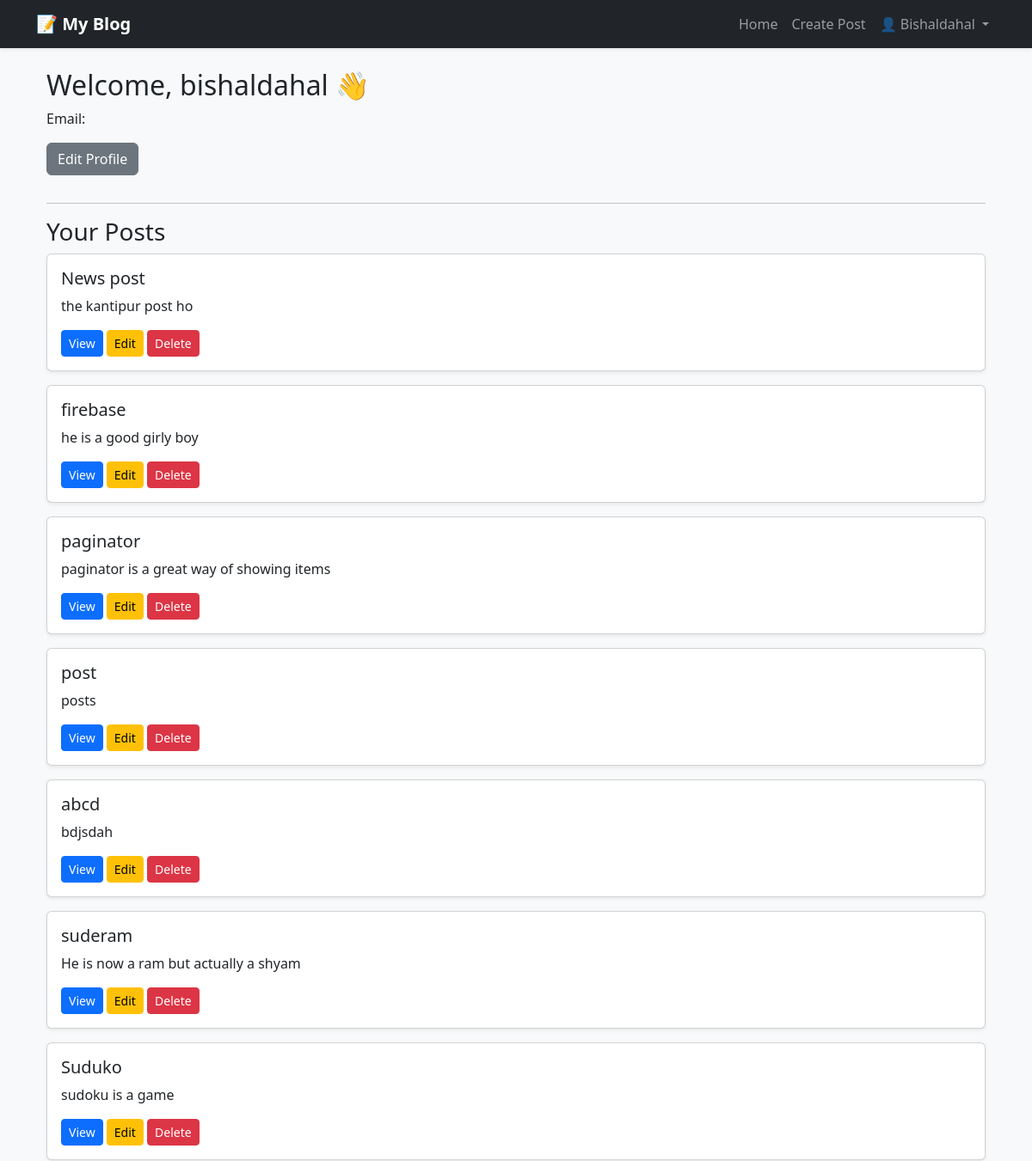
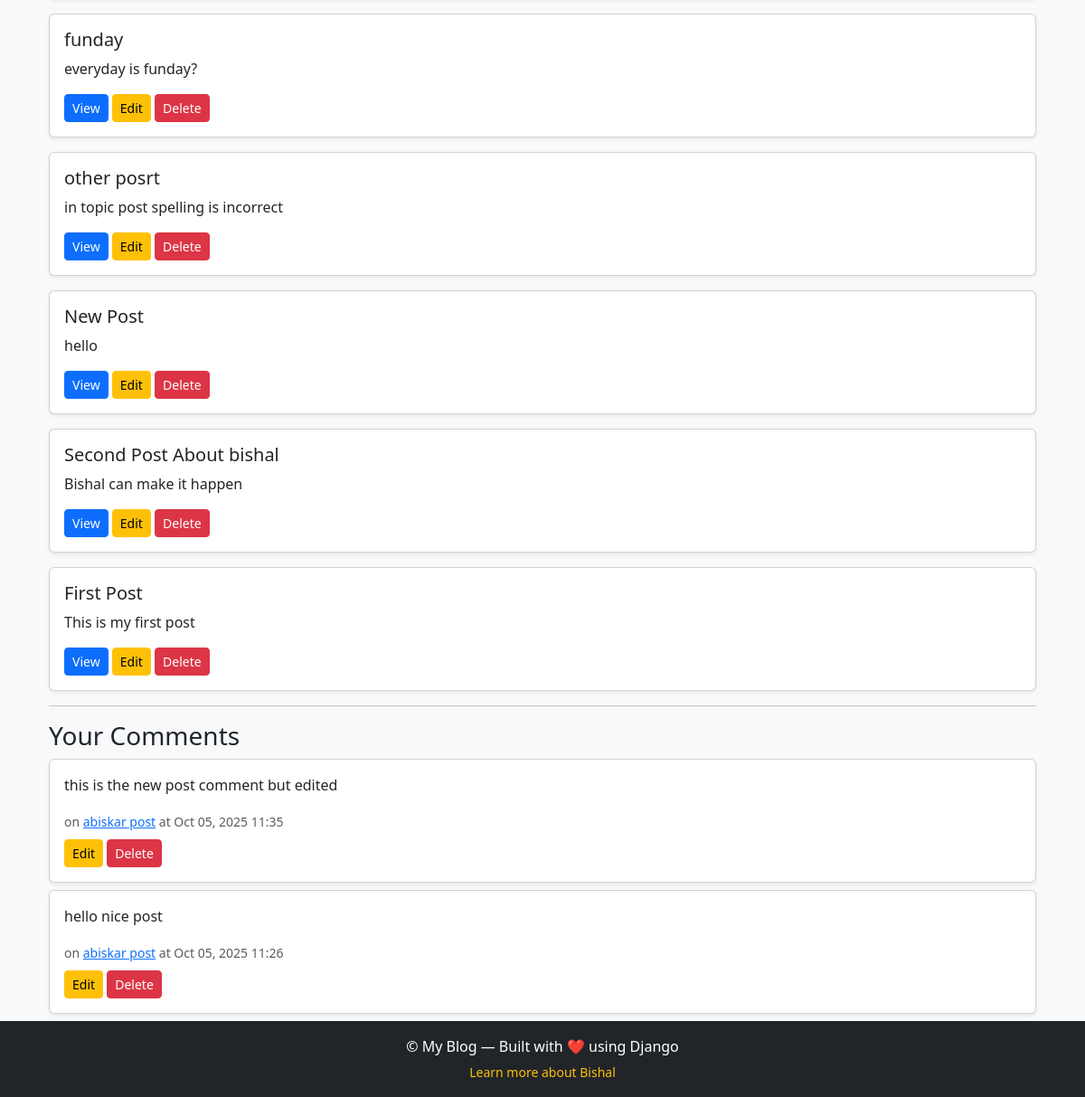
Page /dashboard/ (signed in) on the earlier database version (2 pictures, top to bottom).
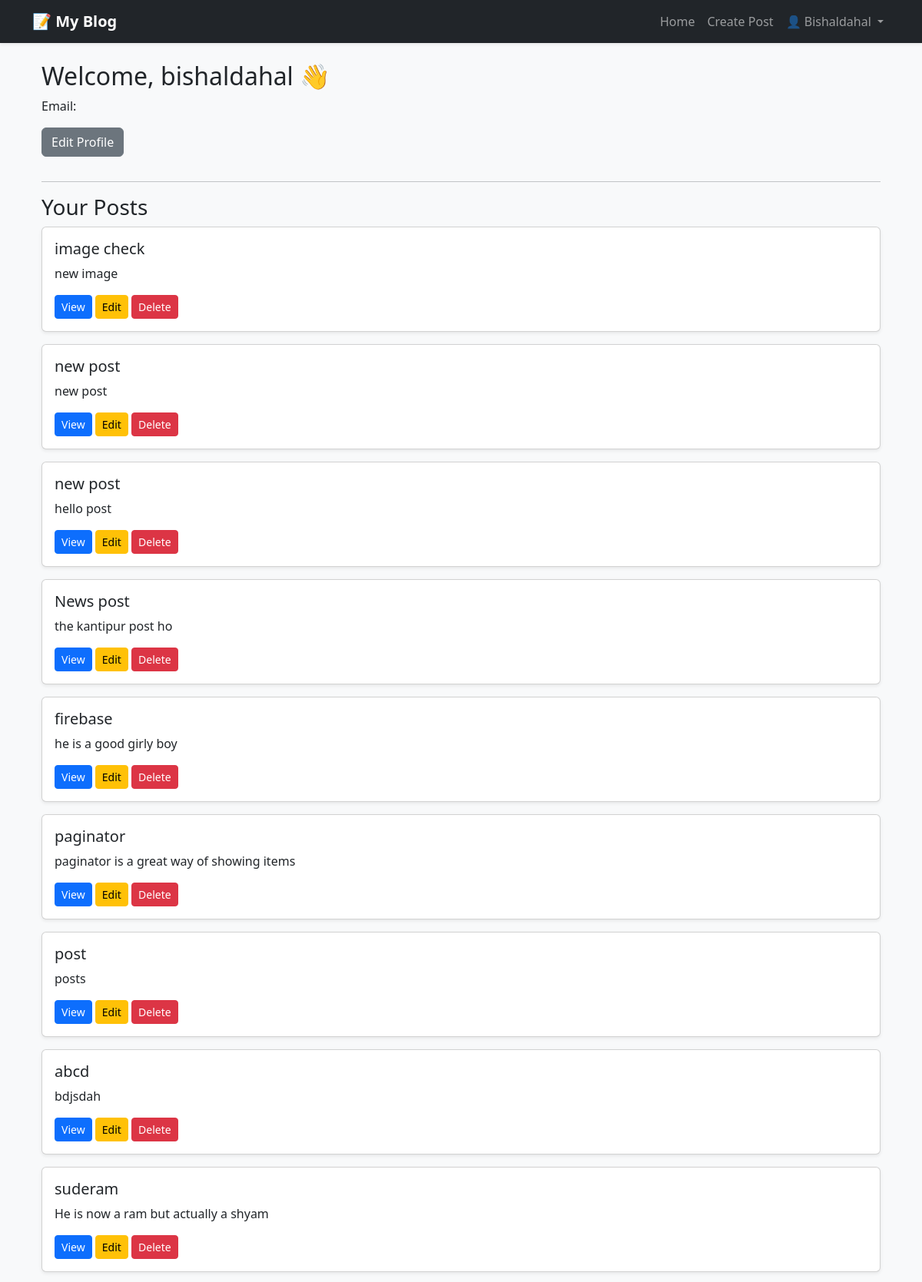
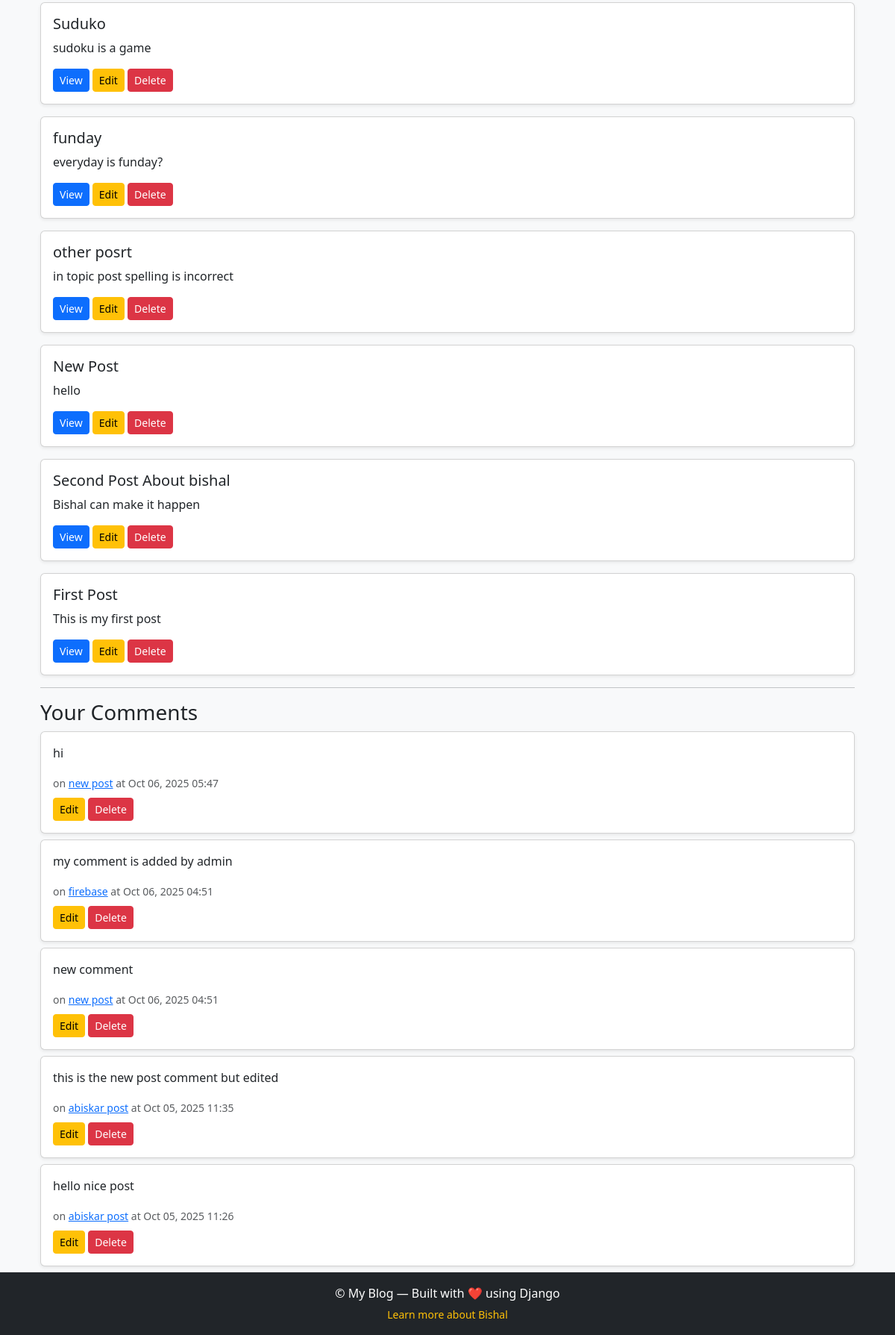
Same page on the later database version (2 pictures, top to bottom).
### blog/models.py (models this page shows, shortened)
class Post(models.Model):
    author = models.ForeignKey(User, on_delete=models.CASCADE)
    title = models.CharField(max_length=100)
    content = models.TextField()
    image = models.ImageField(upload_to='posts/', blank=True, null=True)
    created_at = models.DateTimeField(auto_now_add=True)
    author = models.ForeignKey(User, on_delete=models.CASCADE)

class Comment(models.Model):
    post = models.ForeignKey('POST', on_delete=models.CASCADE,related_name='comments')
    author = models.ForeignKey(User, on_delete=models.CASCADE)
    content = models.TextField()
    created_at = models.DateTimeField(auto_now_add=True)

### blog/views.py (the view)
# urls.py: path('dashboard/', views.dashboard, name='dashboard'),
@login_required
def dashboard(request):
    user_posts = Post.objects.filter(author=request.user).order_by('-created_at')
    user_comments = Comment.objects.filter(author=request.user).order_by('-created_at')
    context = {
        'user_posts': user_posts,
        'user_comments': user_comments,
    }
    return render(request, 'blog/dashboard.html', context)

### blog/templates/blog/dashboard.html (shortened to what this page needs)
{% extends "layout.html" %}
{% block content %}
<div class="container mt-4">
  <h2>Welcome, {{ user.username }} 👋</h2>
  <p>Email: {{ user.email }}</p>
  <a href="{% url 'profile_update' %}" class="btn btn-secondary mb-3">Edit Profile</a>
  <hr>
  <h3>Your Posts</h3>
  {% if user_posts %}
    {% for post in user_posts %}
      <div class="card mb-3 shadow-sm">
        <div class="card-body">
          <h5>{{ post.title }}</h5>
          <p>{{ post.content|truncatewords:20 }}</p>
          <a href="{% url 'post_detail' post.id %}" class="btn btn-primary btn-sm">View</a>
          <a href="{% url 'update_post' post.id %}" class="btn btn-warning btn-sm">Edit</a>
          <a href="{% url 'delete_post' post.id %}" class="btn btn-danger btn-sm">Delete</a>
        </div>
      </div>
    {% endfor %}
  {% else %}
    <p>You have not created any posts yet.</p>
  {% endif %}
  <hr>
  <h3>Your Comments</h3>
  {% if user_comments %}
    {% for comment in user_comments %}
      <div class="card mb-2 shadow-sm">
        <div class="card-body">
          <p>{{ comment.content }}</p>
          <small class="text-muted">on <a href="{% url 'post_detail' comment.post.id %}">{{ comment.post.title }}</a> at {{ comment.created_at|date:"M d, Y H:i" }}</small>
          <div class="mt-2">
            <a href="{% url 'edit_comment' comment.id %}" class="btn btn-warning btn-sm">Edit</a>
            <a href="{% url 'delete_comment' comment.id %}" class="btn btn-danger btn-sm">Delete</a>
          </div>
        </div>
      </div>
    {% endfor %}
  {% else %}
    <p>You haven't posted any comments yet.</p>
  {% endif %}
</div>
{% endblock %}

### templates/layout.html (shortened to what this page needs)
<!DOCTYPE html>
<html lang="en">
<head>
  {% load static %}
  <link href="https://cdn.jsdelivr.net/npm/bootstrap@5.3.3/dist/css/bootstrap.min.css" rel="stylesheet">
  <link rel="stylesheet" href="{% static 'blog/css/style.css' %}">
</head>
<body class="bg-light">
{% include 'navbar.html' %}
<div class="container mt-4">
  {% block content %}{% endblock %}
</div>
{% include 'footer.html' %}
</body>
</html>

### templates/navbar.html (shortened to what this page needs)
<nav class="navbar navbar-expand-lg navbar-dark bg-dark shadow-sm">
  <div class="container">
    <a class="navbar-brand fw-bold" href="{% url 'post_list' %}">
      📝 My Blog
    </a>
    <div class="collapse navbar-collapse" id="navbarNav">
      <ul class="navbar-nav ms-auto align-items-center">
        <li class="nav-item">
          <a class="nav-link {% if request.resolver_match.url_name == 'post_list' %}active{% endif %}"
             href="{% url 'post_list' %}">Home</a>
        </li>
        {% if user.is_authenticated %}
          <li class="nav-item">
            <a class="nav-link {% if request.resolver_match.url_name == 'create_post' %}active{% endif %}"
               href="{% url 'create_post' %}">Create Post</a>
          </li>
          <li class="nav-item dropdown">
            <a class="nav-link dropdown-toggle text-capitalize" href="#" id="userDropdown" role="button"
               data-bs-toggle="dropdown" aria-expanded="false">
              👤 {{ user.username }}
            </a>
          </li>
        {% endif %}
      </ul>
    </div>
  </div>
</nav>

### templates/footer.html
<footer class="bg-dark text-white text-center py-3 mt-auto">
  <div class="container">
    <p class="mb-1">© {{ now|date:"Y" }} My Blog — Built with ❤️ using Django</p>
    <small>
      <a href="https://www.bishaldahal20.com.np/" target="_blank" class="text-warning text-decoration-none">
        Learn more about Bishal
      </a>
    </small>
  </div>
</footer>

Differences in the rows shown:
added Post: title "image check", content "new image"
added Post: title "new post", content "new post"
added Post: title "new post", content "hello post"
added Comment: content "hi", post "new post", created_at "Oct 06, 2025 05:47"
added Comment: content "my comment is added by admin", post "firebase", created_at "Oct 06, 2025 04:51"
added Comment: content "new comment", post "new post", created_at "Oct 06, 2025 04:51"
